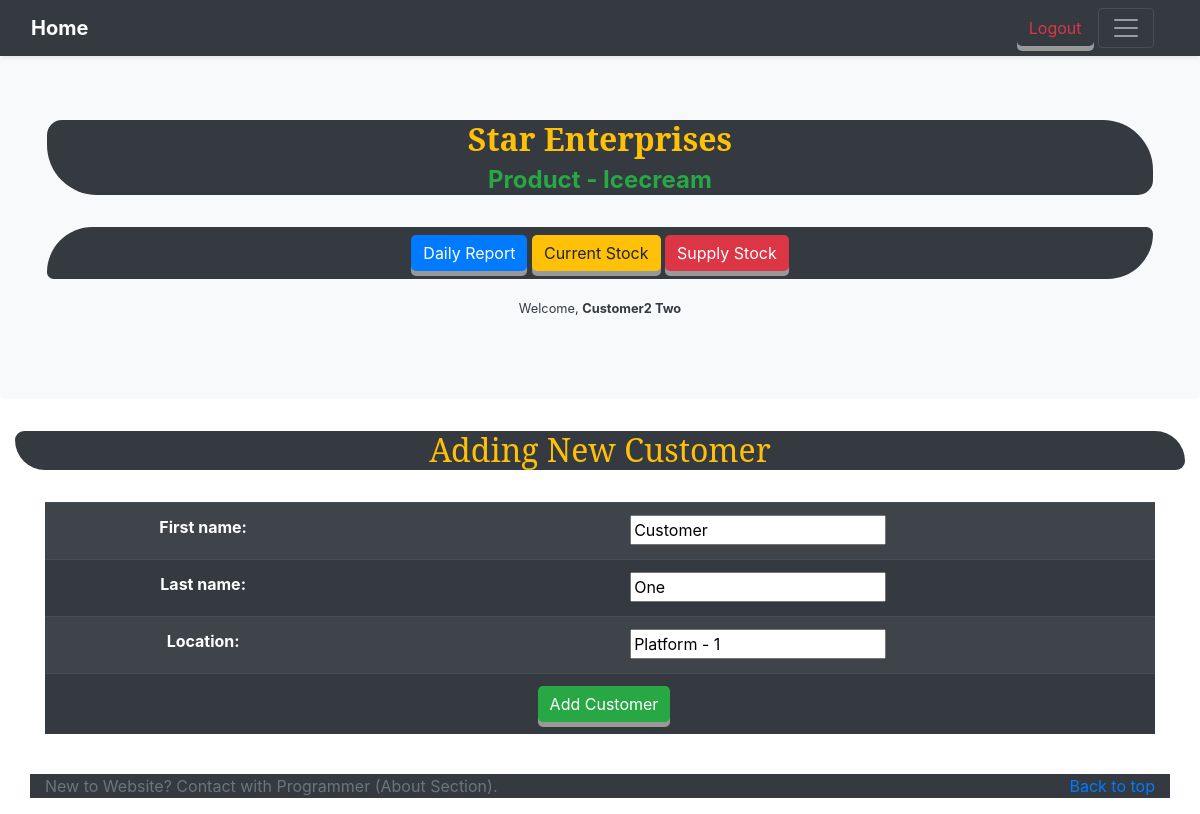
Screenshot of /customer/2/update/ (signed in) with the database file from the repository.
### customer_app/models.py (models this page shows, shortened)
class Customer( AbstractUser ):
    location = models.CharField( max_length=200 )

### customer_app/views.py (the view, shortened to what this page needs)
# urls.py: path('<int:pk>/update/', CustomerUpdateView.as_view(),
class CustomerUpdateView( LoginRequiredMixin, UpdateView ):
    model         = get_user_model()
    template_name = 'customer_create.html'
    form_class    = CustomerCreateForm

### customer_app/forms.py
class CustomerCreateForm( forms.ModelForm ):
    class Meta:
        model   = Customer
        fields  = (
                    'first_name','last_name','location',
                  )

### customer_app/templates/customer_create.html (shortened to what this page needs)
{% extends 'base_template.html' %}
{% block body_head %}
  <h2 class='divBg text-warning bg-dark'>Adding New Customer</h2>
  <br>
  <div class='container table-responsive'>
    <table class='table table-striped table-dark'>
      <form action="" method="post">{% csrf_token %}
        {{ form.as_table }}
        <tr>
          <td colspan='2'>
            <button class="btn btn-success ml-2" type="submit">
              Add Customer
            </button>
          </td>
        </tr>
      </form>
    </table>
  </div>
{% endblock body_head %}

### templates/base_template.html (shortened to what this page needs)
<!DOCTYPE html>
<html>
  <head>
      {% load static %}
      <link rel="stylesheet" href="https://maxcdn.bootstrapcdn.com/bootstrap/4.5.2/css/bootstrap.min.css">
  </head>
  <body>
    <header>
      <div class="navbar navbar-dark bg-dark shadow-sm">
        <div class="container-fluid d-flex justify-content-between">
          <strong>
            <a class="navbar-brand d-flex align-items-center"
               href="{% url 'entry_list' %}">
              Home
            </a>
          </strong>
          <div class="col-4 d-flex justify-content-end align-items-center">
			{% if user.is_authenticated %}
            <a class="btn btn-outline-danger align-items-center"
               href="{% url 'logout' %}">
                Logout
            </a> &nbsp;
            {% else %}
            <a class="btn btn-outline-light align-items-center"
               href="{% url 'login'%}">
                Login
              </a> &nbsp;
			{% endif %}
            <button class="navbar-toggler collapsed" type="button" data-toggle="collapse" data-target="#navbarHeader" aria-controls="navbarHeader" aria-expanded="false" aria-label="Toggle navigation">
              <span class="navbar-toggler-icon"></span>
            </button>
          </div>
        </div>
      </div>
    </header>
    <main role='main'>
      <section class="jumbotron text-center bg-light">
          <div class="container-fluid">
            <div class='text-white bg-dark'
                 style='border-radius:15px 50px'>
              <h2>
                <b class='text-warning'>Star Enterprises</b>
              </h2>
              <h4 class='text-success'>
                <b>Product - Icecream</b>
              </h4>
            </div>
            <br>
            <p class='bg-dark'
               style='border-radius:75px 11px'>
              <a href="{% url 'entry_list' %}#mainDiv"
                 class="btn btn-primary my-2">
                Daily Report
              </a>
              <a href="{% url 'current_stock' %}#mainDiv"
                 class="btn btn-warning my-2">
                Current Stock
              </a>
              <a href="{% url 'supply_app:choose_customer_record' %}#mainDiv"
                 class="btn btn-danger my-2">
                Supply Stock
              </a>
            </p>
            <p>
              {% if user.is_authenticated %}
                <small class="text text-dark">
                  Welcome,
                  <b>
                    {{ user.first_name|title }}
                    {{ user.last_name|title }}
                  </b>
                </small>
              {% else %}
                <small class="text text-dark">Welcome</small>
              {% endif %}
            </p>
          </div>
      </section>
    </main>
    <div class="text-center" id='mainDiv'>
      <div class='container-fluid text-center'>
        {% block body_head %}
        {% endblock body_head %}
      </div>
    </div>
    <br>
    <footer class="text-muted">
      <div class="container bg-dark">
        <p class="float-right">
          <a href="#">Back to top</a>
        </p>
        <p>New to Website? Contact with Programmer (About Section).</p>
      </div>
    </footer>
  </body>
</html>

### rows the page displays
Customer: first_name "Customer2", last_name "Two"
Customer: first_name "Customer", last_name "One", location "Platform - 1"
